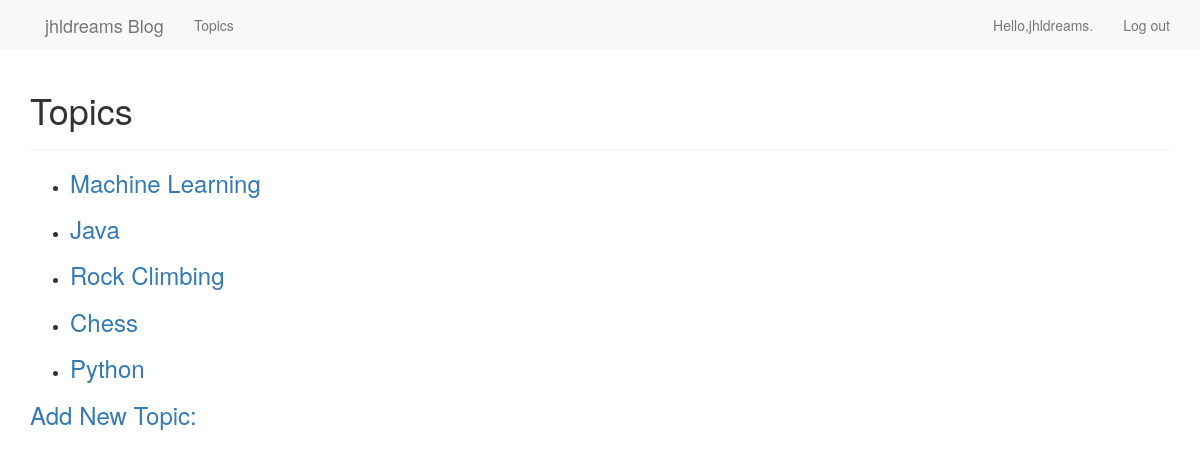
The app's page /topics/ (signed in) with its own data.
### learning_logs/models.py (models this page shows)
class Topic(models.Model):
    text = models.CharField(max_length=200)
    date_added = models.DateTimeField(auto_now_add=True)
    owner = models.ForeignKey(User)
    def __str__(self):
        return self.text

### learning_logs/views.py (the view)
# urls.py: url(r'^topics/$', views.topics, name='topics'),
@login_required
def topics(request):
    tps = Topic.objects.filter(owner=request.user).order_by('-date_added')
    context = {'topics': tps}
    return render(request, 'learning_logs/topics.html', context)

### learning_logs/templates/learning_logs/topics.html (shortened to what this page needs)
<!DOCTYPE html>
<html lang="en">
<head>
</head>
<body>
    {% extends 'learning_logs/base.html' %}
    {% block header %}
        <h1>Topics</h1>
    {% endblock header %}
    {% block content %}
        <ul>
            {% for topic in topics %}
                <li>
                    <h3><a href="{% url 'learning_logs:topic' topic.id %}">{{ topic }}</a></h3>
                </li>
            {% empty %}
                <li>No topics have been added yet.</li>
            {% endfor %}
        </ul>
        <h3><a href="{% url 'learning_logs:new_topic' %}">Add New Topic:</a></h3>
    {% endblock content %}

### learning_logs/templates/learning_logs/base.html (shortened to what this page needs)
<!DOCTYPE html>
<html lang="en">
<head>
    {% load bootstrap3 %}
    {% bootstrap_css %}
</head>
<body>
    <nav class="nabar navbar-default navbar-static-top">
        <div class="container">
            <div class="navbar-header">
                {% if user.is_authenticated %}
                    <a class="navbar-brand" href="{% url 'learning_logs:index' %}">{{user.username}} Blog</a>
                {% else %}
                    <a class="navbar-brand" href="{% url 'learning_logs:index' %}">Learning Blog</a>
                {% endif %}
            </div>
            <div id="navbar" class="navbar-collapse collapse">
               <ul class="nav navbar-nav">
                 <li>
                        <a href="{% url 'learning_logs:topics' %}">Topics</a>
                 </li>
               </ul>
               <ul class="nav navbar-nav navbar-right">
                   {% if user.is_authenticated %}
                        <li><a>Hello,{{user.username}}.</a></li>
                        <li><a href="{% url 'users:logout' %}">Log out</a></li>
                    {% else %}
                        <li><a href="{% url 'users:register' %}">Register</a></li>
                        <li><a href="{% url 'users:login' %}">Login</a></li>
                    {% endif %}
               </ul>
            </div>
        </div>
    </nav>
    <div class="container">
        <div class="page-header">
            {% block header %}
            {% endblock header %}
        </div>
        <div>
            {% block content %}
            {% endblock content %}
        </div>
    </div>
</body>
</html>

### records on screen
Topic: text "Machine Learning"
Topic: text "Java"
Topic: text "Rock Climbing"
Topic: text "Chess"
Topic: text "Python"

### other values on screen
{{ user.username }} "jhldreams"
